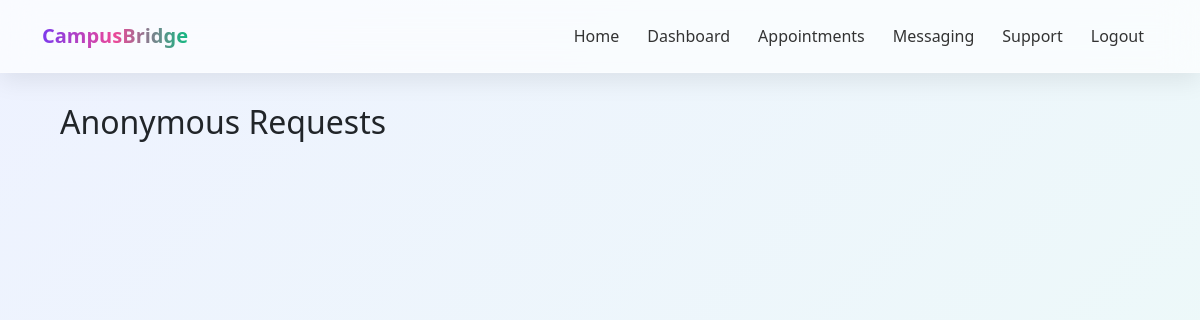
/support/counselor/ (signed in), run on an earlier commit of the app's database.
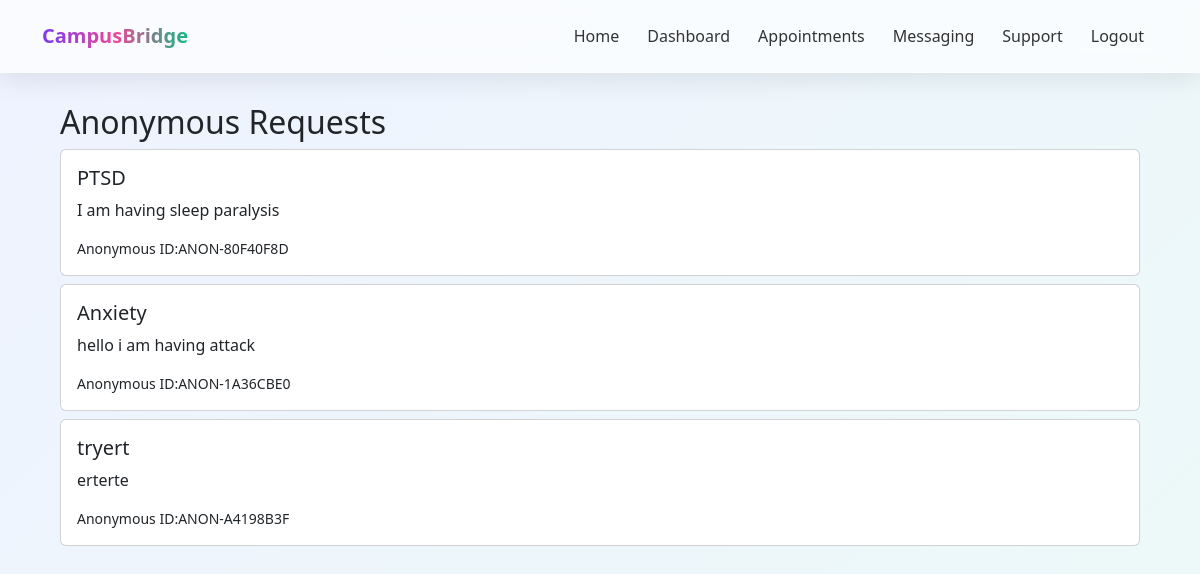
And on a later commit of the database.
### support/models.py (models this page shows, shortened)
class SupportRequest(models.Model):
    anonymous_profile=models.ForeignKey(AnonymousProfile,on_delete=models.CASCADE)
    title=models.CharField(max_length=200)
    description=models.TextField()
    created_at=models.DateTimeField(auto_now_add=True)
    class Meta:
        ordering = ['-created_at']

class AnonymousProfile(models.Model):
    user=models.OneToOneField(User,on_delete=models.CASCADE)
    anon_id=models.CharField(max_length=20,unique=True,blank=True)

### support/views.py (the view)
# urls.py: path('counselor/', counselor_requests, name='counselor_requests'),
@login_required
def counselor_requests(request):
    if request.user.role != "counselor":
        return HttpResponseForbidden("Access Denied")
    data = SupportRequest.objects.select_related('anonymous_profile').order_by('-id')
    return render(request, 'support/counselor_list.html', {
        'requests': data
    })

### templates/support/counselor_list.html
{% extends 'base.html'%}
{% block content %}
<h2> Anonymous Requests</h2>
{% for r in requests %}
    <div class ="card p-3 mt-2">
    <h5> {{ r.title}}</h5>
    <p>{{ r.description }}</p>
    {% if r.anonymous_profile %}
        <small>Anonymous ID:{{ r.anonymous_profile.anon_id }}</small>
    {% else %}
    <small> No Anonymous </small>
{% endif %}
    </div>
    {% endfor %}
{% endblock %}

What changed in the data, as far as the page shows it:
added SupportRequest: title "PTSD", description "I am having sleep paralysis", anonymous_profile.anon_id "ANON-80F40F8D"
added SupportRequest: title "Anxiety", description "hello i am having attack", anonymous_profile.anon_id "ANON-1A36CBE0"
added SupportRequest: title "tryert", description "erterte", anonymous_profile.anon_id "ANON-A4198B3F"
